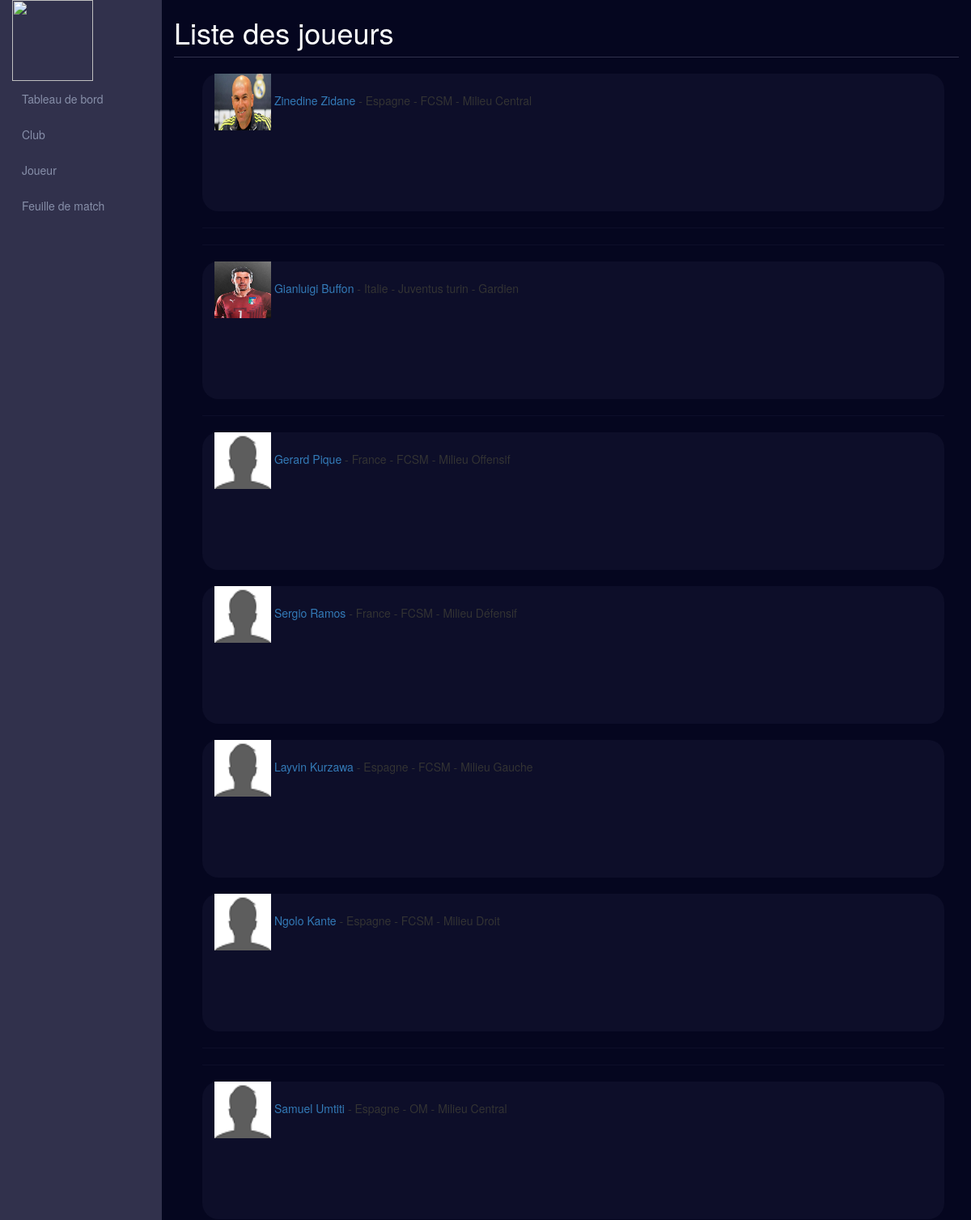
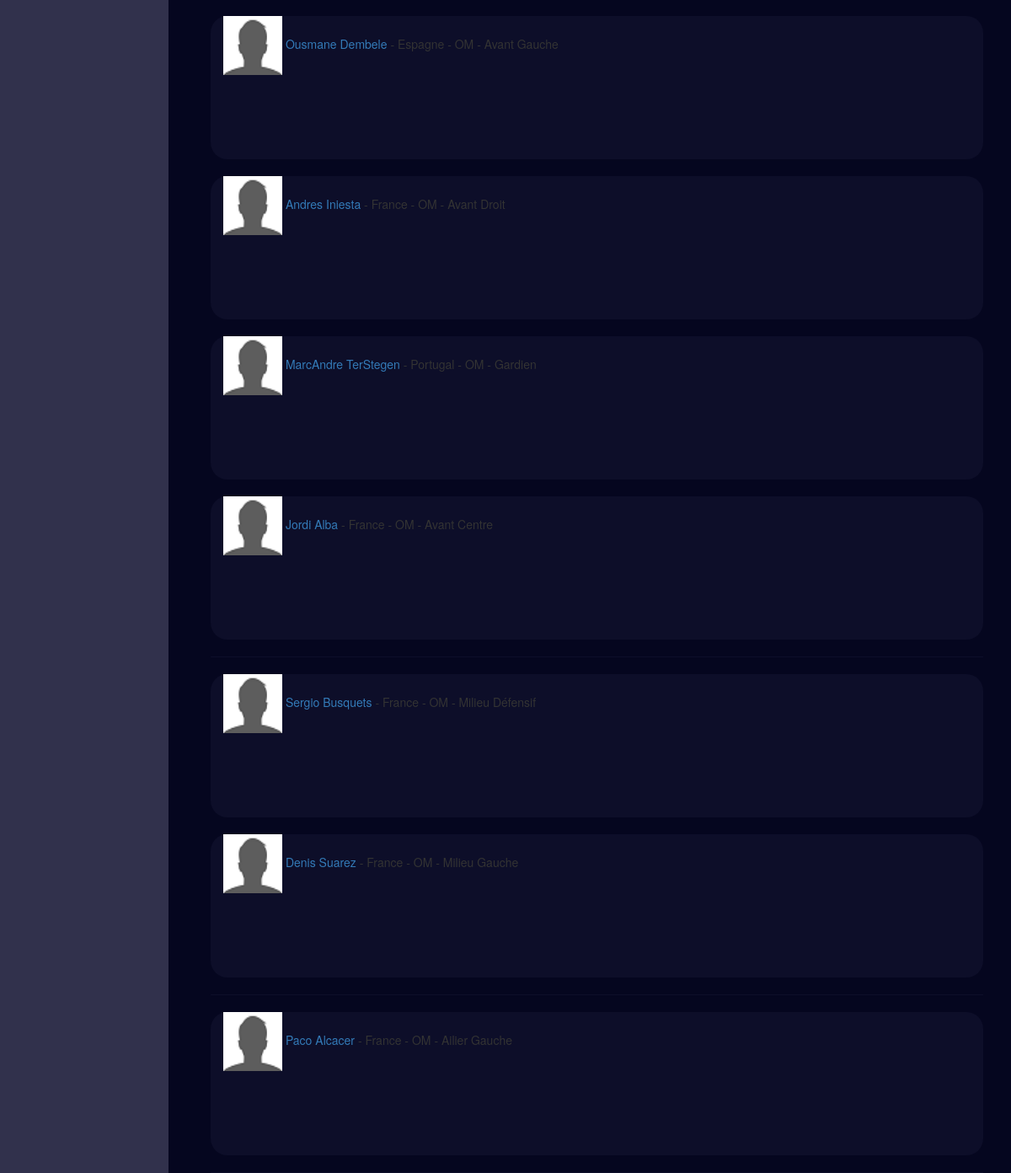
The page /pages/listeJoueur.php on the database its author committed (2 pictures, top to bottom).
### tables this page shows
CREATE TABLE `positions` (
  `PositionID` smallint(2) UNSIGNED NOT NULL AUTO_INCREMENT PRIMARY KEY,
  `PositionName` char(50) DEFAULT NULL
);

CREATE TABLE `players` (
  `PlayerID` int(20) UNSIGNED NOT NULL AUTO_INCREMENT PRIMARY KEY,
  `PlayerFirstName` char(50) NOT NULL,
  `PlayerFamilyName` char(50) NOT NULL,
  `PlayerWeight` smallint(3) UNSIGNED DEFAULT NULL,
  `PlayerHeight` smallint(3) UNSIGNED DEFAULT NULL,
  `PlayerNumber` char(255) DEFAULT NULL,
  `PlayerFoot` char(10) DEFAULT NULL,
  `PlayerComment` char(255) DEFAULT NULL,
  `PlayerVideoFilePath` char(255) DEFAULT NULL,
  `PlayerNote` smallint(2) UNSIGNED DEFAULT NULL,
  `ClubID` smallint(3) UNSIGNED DEFAULT NULL,
  `PositionID1` smallint(2) UNSIGNED DEFAULT NULL,
  `PlayerImageFilePath` char(255) DEFAULT NULL,
  `NationID` smallint(3) UNSIGNED DEFAULT NULL,
  `PositionID2` smallint(2) UNSIGNED DEFAULT NULL,
  `PositionID3` smallint(2) UNSIGNED DEFAULT NULL,
  `PlayerNoteID` smallint(2) UNSIGNED DEFAULT NULL
);

CREATE TABLE `nations` (
  `NationID` smallint(4) UNSIGNED NOT NULL AUTO_INCREMENT PRIMARY KEY,
  `NationName` char(50) DEFAULT NULL
);

CREATE TABLE `clubs` (
  `ClubID` smallint(3) UNSIGNED NOT NULL AUTO_INCREMENT PRIMARY KEY,
  `ClubName` char(50) DEFAULT NULL,
  `ClubVille` char(50) DEFAULT NULL,
  `ClubAdress` char(100) DEFAULT NULL,
  `ChampionshipID` smallint(3) UNSIGNED DEFAULT NULL
);

### pages/listeJoueur.php (the view, shortened to what this page needs)
<?php
$con = mysqli_connect('localhost','root','','fcsochaux');
$req = "SELECT PlayerFirstName,PlayerFamilyName,PlayerImageFilePath, NationID, ClubID, PositionID1, playerID
        FROM players
        WHERE 0=0";
$result = mysqli_query($con,$req);
?>
<!DOCTYPE html>
<html lang="fr">
<head>
    <link href="../css/bootstrap.min.css" type="text/css" rel="stylesheet" />
    <link href="../css/feuilleDeMatch.css" type="text/css" rel="stylesheet" />
    <link href="../css/rechercheJoueur.css" type="text/css" rel="stylesheet" />
</head>
<body>
<div class="navigation col-lg-2">
</div>
<div class="feuilleDeMatch col-lg-10">
    <div class="barreTitre">
        <h1>Liste des joueurs </h1>
    </div>
    <div class="starter-template">
        <div class="row">
            <?php
                    while($row = mysqli_fetch_array($result)) { ?>
            <div class="colone col-sm-11">
                <?php
                    $reqNation = "SELECT NationName FROM nations WHERE NationID=".$row[3];
                    $reqClub = "SELECT ClubName FROM clubs WHERE ClubID=".$row[4];
                    $reqPosition = "SELECT PositionName FROM positions WHERE positionID=".$row[5];
                    $resultNation = mysqli_query($con,$reqNation);
                    $resultClub = mysqli_query($con,$reqClub);
                    $resultPosition = mysqli_query($con,$reqPosition);
                    while($rowNation = mysqli_fetch_array($resultNation)) {
                        while($rowClub = mysqli_fetch_array($resultClub)) {
                            while ($rowPosition = mysqli_fetch_array($resultPosition)) {
                                ?>
                                <div class="listeJoueur" style="margin-bottom: 100px">
                                    <img src="../images/<?php echo $row[2]; ?> " width="70" height="70"/>
                                    <?php echo '<a href="pageJoueur.php?IDJoueur='.$row[6].'"> '.$row[0].' '." ".' '.$row[1].'</a>'; ?>
                                    <?php echo " - ", $rowNation[0], " - ", $rowClub[0], " - ", $rowPosition[0]; ?>
                                </div>
                            <?php
                            }
                        }
                     }
                     ?>
            </div>
            <?php } ?>
        </div>
    </div>
</div>
</body>
</html>

### css/feuilleDeMatch.css (style rules this page uses)
html , body { margin: 0; height: 100%; background-color: #05061F; }
.navigation { background-color: #31314C; height: 100%; }
.barreTitre { border-bottom-style: solid; border-bottom-color: #31314C; border-bottom-width: 1px; }
h1, h2 { color: white; }
.feuilleDeMatch { height: 100%; }
.colone { background-color: #0D0E29; margin-top: 20px; margin-left: 50px; border-radius: 20px; }

### rows shown on the page
players: PlayerFirstName "Zinedine", PlayerFamilyName "Zidane"
nations: NationName "Espagne"
clubs: ClubName "FCSM"
positions: players.PlayerImageFilePath (picture), PositionName "Milieu Central"
players: PlayerFirstName "Gianluigi", PlayerFamilyName "Buffon"
nations: NationName "Italie"
clubs: ClubName "Juventus turin"
positions: players.PlayerImageFilePath (picture), PositionName "Gardien"
players: PlayerFirstName "Gerard", PlayerFamilyName "Pique"
nations: NationName "France"
positions: players.PlayerImageFilePath (picture), PositionName "Milieu Offensif"
players: PlayerFirstName "Sergio", PlayerFamilyName "Ramos"
positions: players.PlayerImageFilePath (picture), PositionName "Milieu Défensif"
players: PlayerFirstName "Layvin", PlayerFamilyName "Kurzawa"
positions: players.PlayerImageFilePath (picture), PositionName "Milieu Gauche"
players: PlayerFirstName "Ngolo", PlayerFamilyName "Kante"
positions: players.PlayerImageFilePath (picture), PositionName "Milieu Droit"
players: PlayerFirstName "Samuel", PlayerFamilyName "Umtiti"
clubs: ClubName "OM"
players: PlayerFirstName "Ousmane", PlayerFamilyName "Dembele"
positions: players.PlayerImageFilePath (picture), PositionName "Avant Gauche"
players: PlayerFirstName "Andres", PlayerFamilyName "Iniesta"
positions: players.PlayerImageFilePath (picture), PositionName "Avant Droit"
players: PlayerFirstName "MarcAndre", PlayerFamilyName "TerStegen"
nations: NationName "Portugal"
players: PlayerFirstName "Jordi", PlayerFamilyName "Alba"
positions: players.PlayerImageFilePath (picture), PositionName "Avant Centre"
players: PlayerFirstName "Sergio", PlayerFamilyName "Busquets"
players: PlayerFirstName "Denis", PlayerFamilyName "Suarez"
players: PlayerFirstName "Paco", PlayerFamilyName "Alcacer"
positions: players.PlayerImageFilePath (picture), PositionName "Ailier Gauche"
